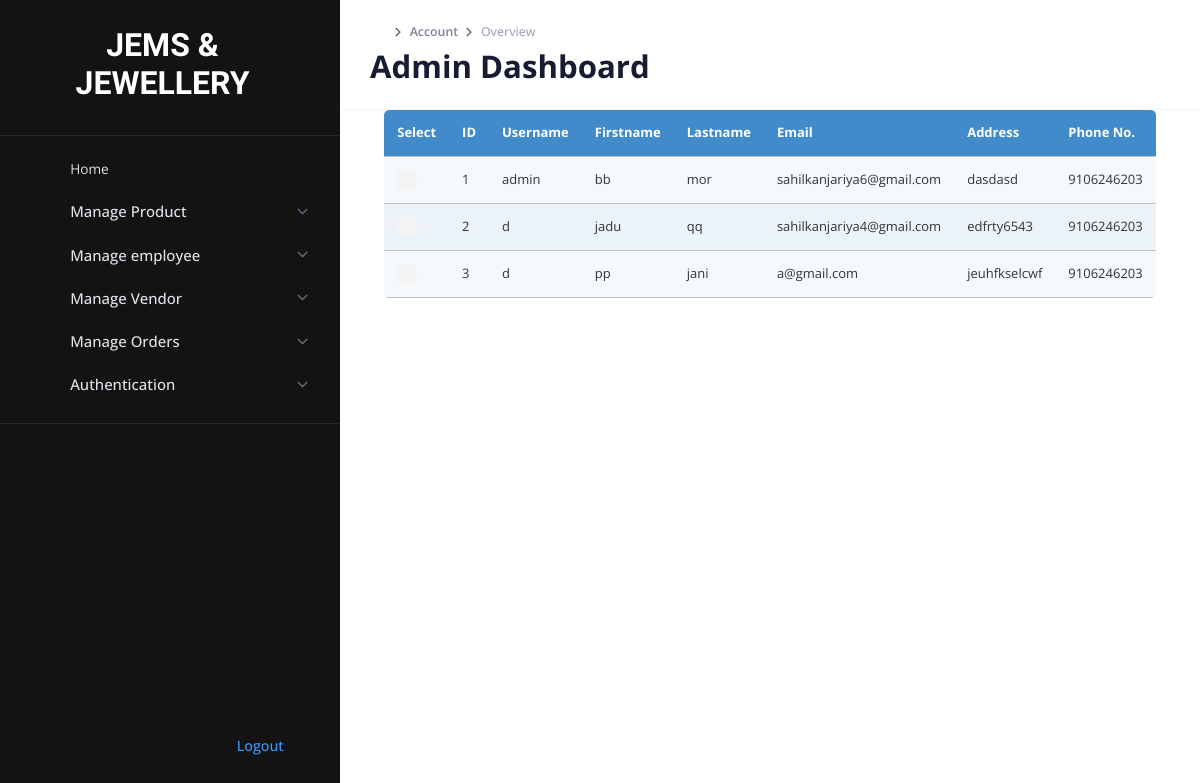
/adminapp/orderlist/, run on the app's committed database.
### app1/models.py (models this page shows)
class Order(models.Model):
    user = models.ForeignKey(User, on_delete=models.CASCADE)
    total_price = models.IntegerField()
    fname=models.CharField(max_length=50)
    lname=models.CharField(max_length=50)
    email=models.EmailField()
    country=models.CharField(max_length=200)
    address = models.CharField(max_length=50, default='', blank=True)
    paymentmode=models.CharField(max_length=50)
    state=models.CharField(max_length=50)
    phone = models.CharField(max_length=50, default='', blank=True)
    zip=models.CharField(max_length=6)
    date = models.DateField(default=datetime.datetime.today)
    info=models.CharField(max_length=100,default='',blank=True,null=True)
    orderstatus = (
        ('Pending', 'Pending'),
        ('Completed', 'Completed'),
    )
    status = models.CharField(max_length=100, choices=orderstatus, default='Pending')

### adminapp/views.py (the view)
# urls.py: path('orderlist/',views.orderlist),path('productlist/',views.productlist),
def orderlist(request):
    o=Order.objects.all()
    return render(request,'orderlist.html',{'o':o})

### adminapp/admintemps/orderlist.html (shortened to what this page needs)
{% extends 'adminheader.html' %}
{% load static %}
{% block content %}
<div class="container">
  <table class="rwd-table">
    <tbody>
      <tr>
        <th>Select</th>
        <th>ID</th>
        <th>Username</th>
        <th>Firstname</th>
        <th>Lastname</th>
        <th>Email</th>
        <th>Address</th>
        <th>Phone No.</th>
      </tr>
      {% for i in o %}
      <tr>
           <td>
                 <div class="form-check form-check-sm form-check-custom form-check-solid">
                     <input class="form-check-input" type="checkbox" value="1" />
                 </div>
             </td>
        <td data-th="ID">
          {{forloop.counter}}
        </td>
        <td data-th="Username">
          {{i.user}}
        </td>
        <td data-th="Firstname">
          {{i.fname}}
        </td>
        <td data-th="Lastname">
         {{i.lname}}
        </td>
        <td data-th="Email">
          {{i.email}}
        </td>
        <td data-th="Address">
          {{i.address}}
        </td><td data-th="Phone No.">
          {{i.phone}}
        </td>
      </tr>
      {% endfor %}
    </tbody>
  </table>
</div>
{% endblock %}

### adminapp/admintemps/adminheader.html (shortened to what this page needs)
<!DOCTYPE html>
{% load static %}
<html lang="en">
<head>
		<link href="{% static 'assets/plugins/custom/datatables/datatables.bundle.css' %}" rel="stylesheet" type="text/css" />
		<link href="{% static 'assets/plugins/custom/vis-timeline/vis-timeline.bundle.css' %}" rel="stylesheet" type="text/css" />
		<link href="{% static 'assets/plugins/global/plugins.bundle.css' %}" rel="stylesheet" type="text/css" />
		<link href="{% static 'assets/css/style.bundle.css' %}" rel="stylesheet" type="text/css" />
	</head>
	<body id="kt_app_body" data-kt-app-header-fixed-mobile="true" data-kt-app-sidebar-enabled="true" data-kt-app-sidebar-fixed="true" data-kt-app-sidebar-push-header="true" data-kt-app-sidebar-push-toolbar="true" data-kt-app-sidebar-push-footer="true" class="app-default">
		<div class="d-flex flex-column flex-root app-root" id="kt_app_root">
			<div class="app-page flex-column flex-column-fluid" id="kt_app_page">
				<div id="kt_app_header" class="app-header" data-kt-sticky="true" data-kt-sticky-activate="{default: false, lg: true}" data-kt-sticky-name="app-header-sticky" data-kt-sticky-offset="{default: false, lg: '300px'}">
					<div class="app-container container-fluid d-flex flex-stack" id="kt_app_header_container">
						<div class="d-flex flex-stack flex-lg-row-fluid" id="kt_app_header_wrapper">
							<div class="page-title gap-4 me-3 mb-5 mb-lg-0" data-kt-swapper="true" data-kt-swapper-mode="{default: 'prepend', lg: 'prepend'}" data-kt-swapper-parent="{default: '#kt_app_content_container', lg: '#kt_app_header_wrapper'}">
								<ul class="breadcrumb breadcrumb-separatorless fw-semibold fs-7 mb-2">
									<li class="breadcrumb-item text-gray-600 fw-bold lh-1">
										<a href="../index.html" class="text-gray-700 text-hover-primary me-1">
											<i class="fonticon-home text-gray-700 fs-3"></i>
										</a>
									</li>
									<li class="breadcrumb-item">
										<span class="svg-icon svg-icon-4 svg-icon-gray-700 mx-n1">
										</span>
									</li>
									<li class="breadcrumb-item text-gray-600 fw-bold lh-1">Account</li>
									<li class="breadcrumb-item">
										<span class="svg-icon svg-icon-4 svg-icon-gray-700 mx-n1">
										</span>
									</li>
									<li class="breadcrumb-item text-gray-500">Overview</li>
								</ul>
								<h1 class="text-gray-900 fw-bolder m-0">Admin Dashboard</h1>
							</div>
						</div>
					</div>
				</div>
				<div class="app-wrapper flex-column flex-row-fluid" id="kt_app_wrapper">
					<div id="kt_app_sidebar" class="app-sidebar flex-column" data-kt-drawer="true" data-kt-drawer-name="app-sidebar" data-kt-drawer-activate="{default: true, lg: false}" data-kt-drawer-overlay="true" data-kt-drawer-width="250px" data-kt-drawer-direction="start" data-kt-drawer-toggle="#kt_app_sidebar_mobile_toggle">
						<div class="app-sidebar-header d-none d-lg-flex px-6 pt-8 pb-4" id="kt_app_sidebar_header">
							 <div class="preloader">
								 <h1 class="logo">JEMS & <br> JEWELLERY </h1>
   							 </div>
						</div>
						<div class="app-sidebar-navs flex-column-fluid py-6" id="kt_app_sidebar_navs">
							<div id="kt_app_sidebar_navs_wrappers" class="hover-scroll-y my-2" data-kt-scroll="true" data-kt-scroll-activate="true" data-kt-scroll-height="auto" data-kt-scroll-dependencies="#kt_app_sidebar_header, #kt_app_sidebar_footer" data-kt-scroll-wrappers="#kt_app_sidebar_navs" data-kt-scroll-offset="5px">
								<div class="app-sidebar-separator separator"></div>
								<div id="#kt_app_sidebar_menu" data-kt-menu="true" data-kt-menu-expand="false" class="menu menu-column menu-rounded menu-sub-indention menu-active-bg">
									<div data-kt-menu-trigger="click" class="menu-item here show menu-accordion">
										<a href='/adminapp/adminhome/'>
										<span class="menu-link">
											<span class="menu-icon">
												<i class="fonticon-house fs-2"></i>
											</span>
											<span class="menu-title">Home</span>
										</span>
										</a>
									</div>
									<div data-kt-menu-trigger="click" class="menu-item menu-accordion">
										<span class="menu-link">
											<span class="menu-icon">
												<i class="fonticon-stats fs-2"></i>
											</span>
											<span class="menu-title">Manage Product</span>
											<span class="menu-arrow"></span>
										</span>
										</div>
									<div data-kt-menu-trigger="click" class="menu-item menu-accordion">
										<span class="menu-link">
											<span class="menu-icon">
												<i class="fonticon-stats fs-2"></i>
											</span>
											<span class="menu-title">Manage employee</span>
											<span class="menu-arrow"></span>
										</span>
										</div>
										<div data-kt-menu-trigger="click" class="menu-item menu-accordion">
										<span class="menu-link">
											<span class="menu-icon">
												<i class="fonticon-stats fs-2"></i>
											</span>
											<span class="menu-title"> Manage Vendor</span>
											<span class="menu-arrow"></span>
										</span>
										</div>
									<div data-kt-menu-trigger="click" class="menu-item menu-accordion">
										<span class="menu-link">
											<span class="menu-icon">
												<i class="fonticon-stats fs-2"></i>
											</span>
											<span class="menu-title"> Manage Orders</span>
											<span class="menu-arrow"></span>
										</span>
										</div>
									<div data-kt-menu-trigger="click" class="menu-item menu-accordion">
										<span class="menu-link">
											<span class="menu-icon">
												<i class="fonticon-stats fs-2"></i>
											</span>
											<span class="menu-title">Authentication</span>
											<span class="menu-arrow"></span>
										</span>
									</div>
								</div>
								<div data-kt-menu-trigger="click" class="menu-item menu-accordion">
										</div>
								<div class="separator"></div>
							</div>
						</div>
						<div class="app-sidebar-footer d-flex flex-stack px-11 pb-10" id="kt_app_sidebar_footer">
							<button type="button" class="btn btn-outline-light"> <a href="/adminapp/logout/">Logout</a></button>
						</div>
					</div>
					{% block content %}
					{% endblock %}
		</body>
</html>

### adminapp/admintemps/adminheader.html (style rules this page uses)
.logo { font-weight: 600; font-family: var(--heading-font); text-align: center; color: #fff; font-size: xx-large; margin-left: 56px; margin-bottom: -20px; }

### adminapp/admintemps/orderlist.html (style rules this page uses)
* { font-family: 'Open Sans', sans-serif; }
.rwd-table { margin: auto; min-width: auto; max-width: 100%; border-collapse: collapse; }
.rwd-table tr:first-child { border-top: none; background: #428bca; color: #fff; }
.rwd-table tr { border-top: 1px solid #ddd; border-bottom: 1px solid #ddd; background-color: #f5f9fc; }
.rwd-table tr:nth-child(odd):not(:first-child) { background-color: #ebf3f9; }
.rwd-table th { display: none; }
.rwd-table td { display: block; }
.rwd-table td:first-child { margin-top: .5em; }
.rwd-table td:last-child { margin-bottom: .5em; }
.rwd-table td:before { content: attr(data-th) ": "; font-weight: bold; width: 120px; display: inline-block; color: #000; }
.rwd-table th, .rwd-table td { text-align: left; }
.rwd-table { color: #333; border-radius: .4em; overflow: hidden; }
.rwd-table tr { border-color: #bfbfbf; }
.rwd-table th, .rwd-table td { padding: .5em 1em; }
@media screen and (min-width: 600px) { .rwd-table td:before { display: none; } }
@media screen and (min-width: 600px) { .rwd-table th, .rwd-table td { display: table-cell; padding: .25em .5em; } }
@media screen and (min-width: 600px) { .rwd-table th:first-child, .rwd-table td:first-child { padding-left: 0; } }
@media screen and (min-width: 600px) { .rwd-table th:last-child, .rwd-table td:last-child { padding-right: 0; } }
@media screen and (min-width: 600px) { .rwd-table th, .rwd-table td { padding: 1em !important; } }
h1 { text-align: center; font-size: 2.4em; color: #f2f2f2; }
.container { display: block; text-align: center; }

### data on the page
Order: user "admin", fname "bb", lname "mor", email "sahilkanjariya6@gmail.com", address "dasdasd", phone "9106246203"
Order: user "d", fname "jadu", lname "qq", email "sahilkanjariya4@gmail.com", address "edfrty6543", phone "9106246203"
Order: user "d", fname "pp", lname "jani", email "a@gmail.com", address "jeuhfkselcwf", phone "9106246203"
